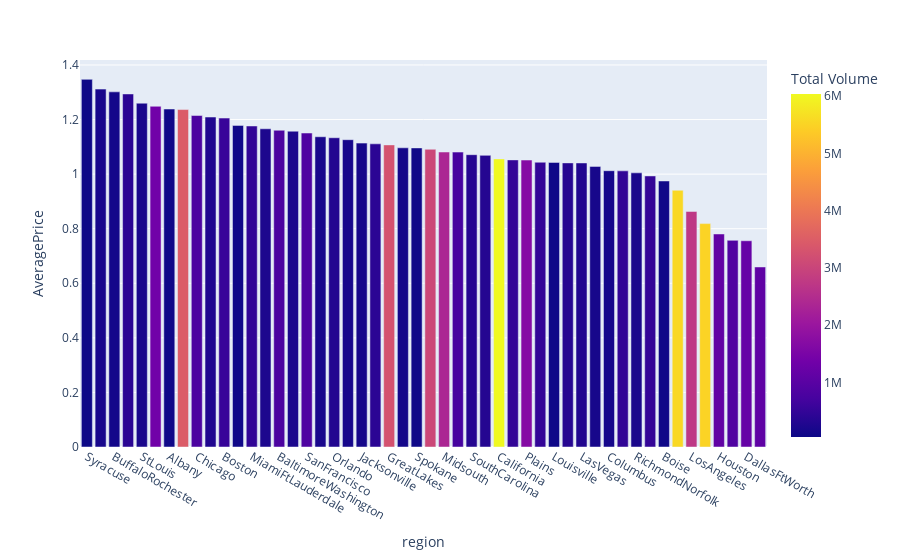

Source (notebook cell):
### Code cell
# Average price of an Avocado per region in the year 2016.
px.bar(df_region_gp[((df_region_gp.year != 2016) & (df_region_gp.region != 'TotalUS'))].sort_values('AveragePrice',ascending=False),'region','AveragePrice',color='Total Volume',)

### Figure 1 — Plotly figure (JSON) as saved in the notebook; plotly's stock layout.template omitted (floating-point values rounded to 4 significant figures)
{"data": [{"alignmentgroup": "True", "hovertemplate": "region=%{x}<br>AveragePrice=%{y}<br>Total Volume=%{marker.color}<extra></extra>", "legendgroup": "", "marker": {"color": [48580.0, 176300.0, 132200.0, 384900.0, 194500.0, 1363000.0, 76290.0, 3466000.0, 811900.0, 268600.0, 553500.0, 81430.0, 471300.0, 240500.0, 807600.0, 218300.0, 850100.0, 190900.0, 301300.0, 157500.0, 138000.0, 396000.0, 3276000.0, 130900.0, 77180.0, 3055000.0, 2355000.0, 717600.0, 333800.0, 327900.0, 6035000.0, 489500.0, 1673000.0, 495200.0, 77640.0, 339100.0, 279000.0, 167500.0, 145800.0, 467600.0, 196800.0, 501400.0, 81050.0, 5575000.0, 2732000.0, 5497000.0, 1116000.0, 860300.0, 1195000.0, 1089000.0], "coloraxis": "coloraxis"}, "name": "", "offsetgroup": "", "orientation": "v", "showlegend": false, "textposition": "auto", "type": "bar", "x": ["Syracuse", "Charlotte", "BuffaloRochester", "Philadelphia", "StLouis", "NewYork", "Albany", "Northeast", "Chicago", "HartfordSpringfield", "Boston", "Pittsburgh", "MiamiFtLauderdale", "RaleighGreensboro", "BaltimoreWashington", "HarrisburgScranton", "SanFrancisco", "GrandRapids", "Orlando", "Indianapolis", "Jacksonville", "NorthernNewEngland", "GreatLakes", "Roanoke", "Spokane", "Southeast", "Midsouth", "Denver", "SouthCarolina", "Tampa", "California", "Seattle", "Plains", "Portland", "Louisville", "Detroit", "LasVegas", "Nashville", "Columbus", "Atlanta", "RichmondNorfolk", "SanDiego", "Boise", "West", "LosAngeles", "SouthCentral", "Houston", "WestTexNewMexico", "DallasFtWorth", "PhoenixTucson"], "xaxis": "x", "y": [1.347, 1.312, 1.302, 1.294, 1.26, 1.249, 1.239, 1.237, 1.215, 1.209, 1.205, 1.179, 1.176, 1.166, 1.161, 1.157, 1.151, 1.137, 1.133, 1.126, 1.114, 1.111, 1.107, 1.096, 1.096, 1.091, 1.081, 1.081, 1.071, 1.069, 1.056, 1.052, 1.052, 1.044, 1.043, 1.041, 1.041, 1.028, 1.013, 1.012, 1.005, 0.9934, 0.9749, 0.9408, 0.8633, 0.8187, 0.7807, 0.7574, 0.7559, 0.6598], "yaxis": "y"}], "layout": {"barmode": "relative", "coloraxis": {"colorbar": {"title": {"text": "Total Volume"}}, "colorscale": [[0, "#0d0887"], [0.1111, "#46039f"], [0.2222, "#7201a8"], [0.3333, "#9c179e"], [0.4444, "#bd3786"], [0.5556, "#d8576b"], [0.6667, "#ed7953"], [0.7778, "#fb9f3a"], [0.8889, "#fdca26"], [1, "#f0f921"]]}, "legend": {"tracegroupgap": 0}, "margin": {"t": 60}, "xaxis": {"anchor": "y", "domain": [0, 1], "title": {"text": "region"}}, "yaxis": {"anchor": "x", "domain": [0, 1], "title": {"text": "AveragePrice"}}}}
